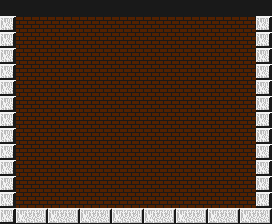

Tiled map render using the project's own tile images. Description and the whole map definition, tile-layer contents included, below:
An orthogonal 17x14 tile map with 16x16 px tiles, 1 tile layer (Capa de Patrones 1), 1 image layer.

<map version="1.2" tiledversion="1.2.3" orientation="orthogonal" renderorder="right-down" width="17" height="14" tilewidth="16" tileheight="16" infinite="0" nextlayerid="4" nextobjectid="1">
 <tileset firstgid="1" name="blocks_backgrounds" tilewidth="16" tileheight="16" tilecount="24" columns="8">
  <image source="../images/blocks_backgrounds.png" trans="ffffff" width="128" height="48" />
 </tileset>
 <imagelayer id="3" name="Capa de Imagen 1">
  <image source="../images/fondo liso.png" width="272" height="224" />
 </imagelayer>
 <layer id="1" name="Capa de Patrones 1" width="17" height="14">
  <properties>
   <property name="collision" value="true" />
  </properties>
  <data>
   <tile gid="7" />
   <tile gid="7" />
   <tile gid="7" />
   <tile gid="7" />
   <tile gid="7" />
   <tile gid="7" />
   <tile gid="7" />
   <tile gid="7" />
   <tile gid="7" />
   <tile gid="7" />
   <tile gid="7" />
   <tile gid="7" />
   <tile gid="7" />
   <tile gid="7" />
   <tile gid="7" />
   <tile gid="7" />
   <tile gid="7" />
   <tile gid="2" />
   <tile />
   <tile />
   <tile />
   <tile />
   <tile />
   <tile />
   <tile />
   <tile />
   <tile />
   <tile />
   <tile />
   <tile />
   <tile />
   <tile />
   <tile />
   <tile gid="2" />
   <tile gid="2" />
   <tile />
   <tile />
   <tile />
   <tile />
   <tile />
   <tile />
   <tile />
   <tile />
   <tile />
   <tile />
   <tile />
   <tile />
   <tile />
   <tile />
   <tile />
   <tile gid="2" />
   <tile gid="2" />
   <tile />
   <tile />
   <tile />
   <tile />
   <tile />
   <tile />
   <tile />
   <tile />
   <tile />
   <tile />
   <tile />
   <tile />
   <tile />
   <tile />
   <tile />
   <tile gid="2" />
   <tile gid="2" />
   <tile />
   <tile />
   <tile />
   <tile />
   <tile />
   <tile />
   <tile />
   <tile />
   <tile />
   <tile />
   <tile />
   <tile />
   <tile />
   <tile />
   <tile />
   <tile gid="2" />
   <tile gid="2" />
   <tile />
   <tile />
   <tile />
   <tile />
   <tile />
   <tile />
   <tile />
   <tile />
   <tile />
   <tile />
   <tile />
   <tile />
   <tile />
   <tile />
   <tile />
   <tile gid="2" />
   <tile gid="2" />
   <tile />
   <tile />
   <tile />
   <tile />
   <tile />
   <tile />
   <tile />
   <tile />
   <tile />
   <tile />
   <tile />
   <tile />
   <tile />
   <tile />
   <tile />
   <tile gid="2" />
   <tile gid="2" />
   <tile />
   <tile />
   <tile />
   <tile />
   <tile />
   <tile />
   <tile />
   <tile />
   <tile />
   <tile />
   <tile />
   <tile />
   <tile />
   <tile />
   <tile />
   <tile gid="2" />
   <tile gid="2" />
   <tile />
   <tile />
   <tile />
   <tile />
   <tile />
   <tile />
   <tile />
   <tile />
   <tile />
   <tile />
   <tile />
   <tile />
   <tile />
   <tile />
   <tile />
   <tile gid="2" />
   <tile gid="2" />
   <tile />
   <tile />
   <tile />
   <tile />
   <tile />
   <tile />
   <tile />
   <tile />
   <tile />
   <tile />
   <tile />
   <tile />
   <tile />
   <tile />
   <tile />
   <tile gid="2" />
   <tile gid="2" />
   <tile />
   <tile />
   <tile />
   <tile />
   <tile />
   <tile />
   <tile />
   <tile />
   <tile />
   <tile />
   <tile />
   <tile />
   <tile />
   <tile />
   <tile />
   <tile gid="2" />
   <tile gid="2" />
   <tile />
   <tile />
   <tile />
   <tile />
   <tile />
   <tile />
   <tile />
   <tile />
   <tile />
   <tile />
   <tile />
   <tile />
   <tile />
   <tile />
   <tile />
   <tile gid="2" />
   <tile gid="2" />
   <tile />
   <tile />
   <tile />
   <tile />
   <tile />
   <tile />
   <tile />
   <tile />
   <tile />
   <tile />
   <tile />
   <tile />
   <tile />
   <tile />
   <tile />
   <tile gid="2" />
   <tile gid="2" />
   <tile gid="10" />
   <tile gid="11" />
   <tile gid="10" />
   <tile gid="11" />
   <tile gid="10" />
   <tile gid="11" />
   <tile gid="10" />
   <tile gid="11" />
   <tile gid="10" />
   <tile gid="11" />
   <tile gid="10" />
   <tile gid="11" />
   <tile gid="10" />
   <tile gid="11" />
   <tile gid="10" />
   <tile gid="11" />
  </data>
 </layer>
</map>